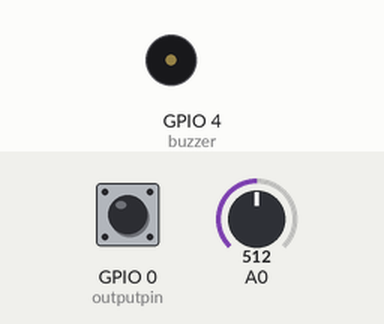
Recording of a sketch running on a simulated ESP8266 (NodeMCU). Parts: buzzer (waves = sounding, pin HIGH). The inputs (shaded band) are chosen by the test bench; at power-on: A0 = 512, GPIO 0 (outputpin) HIGH. WiFi joins after 1.5 s; servers stay silent unless stated; what the sketch prints to the serial monitor is not drawn.

Above: at 2.7 s.
2.8 s: A0 set to 585
13.1 s: A0 set to 615
At 23.3 s:
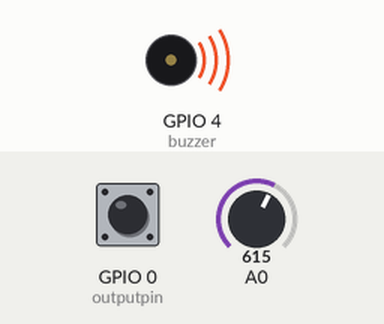
23.6 s: A0 set to 590
At 32.9 s:
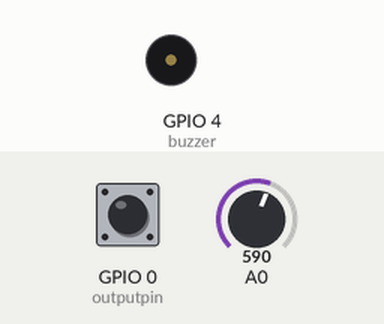
33.8 s: A0 set to 610
At 43.5 s:
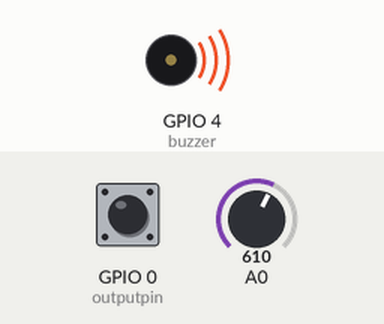
Timing chart, 0 to 45.0 s (numbered marks = the images above; inputs shaded):
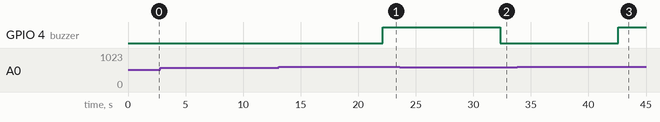

Measured:
- the behaviour switches between 600 and 601 on A0 (found by bisection; images 0 and 1)
- after the input at 2.8 s, every drawn part: stays the same
- after the input at 13.1 s, GPIO 4 (buzzer): LOW → HIGH after 9.0 s
- after the input at 23.6 s, GPIO 4 (buzzer): HIGH → LOW after 8.8 s
- after the input at 33.8 s, GPIO 4 (buzzer): LOW → HIGH after 8.8 s

The sketch:

mq9.ino
```cpp
#include <ThingSpeak.h>
#include<ESP8266WiFi.h>

const int buzzer =  4;
int outputpin= 0;
String apiKey = "SL01KUDPIWL0VHE2";
const char *ssid =  "Xender";     // replace with your wifi ssid and wpa2 key
const char *pass =  "zxcvbnm1";
//Thingspeak information
const char* server = "api.thingspeak.com";
WiFiClient client;
void setup()
{
       Serial.begin(9600);
       pinMode(buzzer, OUTPUT);
       delay(10);
       Serial.println("Connecting to ");
       Serial.println(ssid);


       WiFi.begin(ssid, pass);

        while (WiFi.status() != WL_CONNECTED)
       {
              delay(500);
              Serial.print(".");
       }
      Serial.println("");
      Serial.println("WiFi connected");
      ThingSpeak.begin(client);

}
void loop()
{
digitalRead(outputpin);
  float sensor_volt;
  float RS_air; //  Rs in clean air
  float R0;  // R0 in 1000 ppm LPG
  float sensorValue;

//Average
analogRead(outputpin);
    for(int x = 0 ; x < 100 ; x++)
  {    sensorValue = sensorValue + analogRead(outputpin);
  }
  sensorValue = sensorValue/100.0;
//-----------------------------------------------/

  sensor_volt = (sensorValue/1024)*3.3;
  RS_air = (5.0-sensor_volt)/sensor_volt; // Depend on RL on yor module
  R0 = RS_air/9.9; // According to MQ9 datasheet table

Serial.println(sensorValue);
    if (client.connect(server,80))   //   "184.106.153.149" or api.thingspeak.com
      {
         String postStr = apiKey;
         postStr +="&field1=";
         sensorValue=sensorValue;
         postStr += String(sensorValue);
         postStr += "\r\n\r\n";
         String str = "GET https://api.thingspeak.com/update?api_key=";
         str += postStr;
         client.println(str);
      }
    if(sensorValue>600){
    digitalWrite(buzzer,HIGH);
    }
  else{
    digitalWrite(buzzer,LOW);
    }
client.stop();
delay(10000);
}
```
